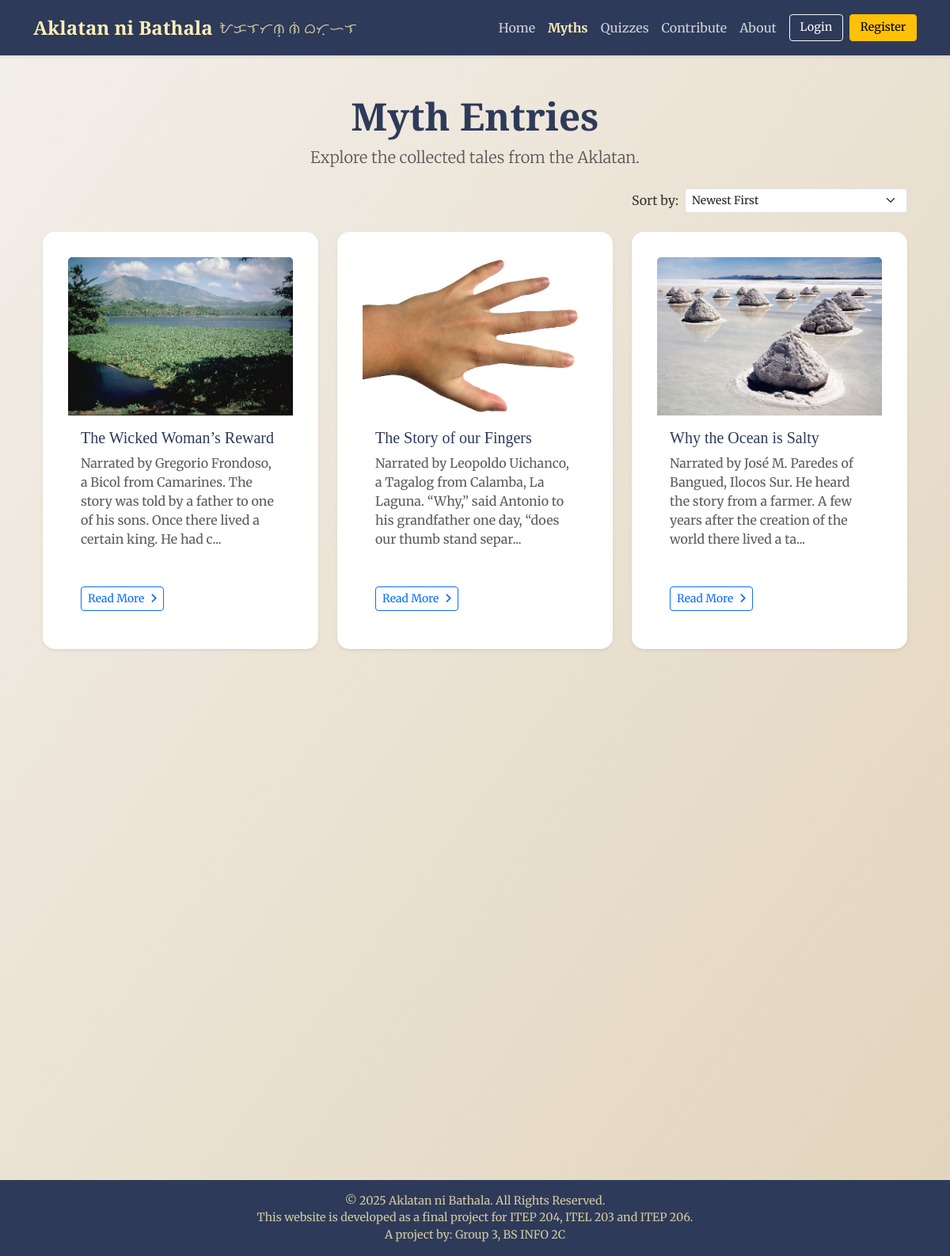
Page /myths.php on the committed database.
### tables this page shows
CREATE TABLE `myth_files` (
  `file_id` int(11) NOT NULL,
  `myth_id` int(11) NOT NULL,
  `original_filename` varchar(255) NOT NULL,
  `stored_filename` varchar(255) NOT NULL,
  `file_path` varchar(255) NOT NULL,
  `file_type` varchar(100) NOT NULL,
  `file_size` int(11) NOT NULL,
  `description` text DEFAULT NULL,
  `upload_timestamp` timestamp NOT NULL DEFAULT current_timestamp()
);

CREATE TABLE `myths` (
  `id` int(11) NOT NULL,
  `title` varchar(255) NOT NULL,
  `content` text NOT NULL,
  `image_url` varchar(255) DEFAULT NULL,
  `created_at` timestamp NOT NULL DEFAULT current_timestamp(),
  `user_id` int(11) NOT NULL
);

### myths.php (the view, shortened to what this page needs)
<?php
require_once 'header.php';
$myths = [];
$sortOptions = [
    'newest' => 'Newest First',
    'oldest' => 'Oldest First',
    'title_asc' => 'Title (A-Z)',
    'title_desc' => 'Title (Z-A)'
];
$currentSort = 'newest';
$orderByClause = 'ORDER BY m.created_at DESC';
try {
    $pdo = connect_db();
    if ($pdo) {
        $sql = "SELECT
                    m.id,
                    m.title,
                    m.content,
                    m.created_at, -- Need this for sorting
                    mf.file_path,
                    mf.original_filename
                FROM
                    myths m
                LEFT JOIN
                    myth_files mf ON m.id = mf.myth_id
                $orderByClause";
        $stmt = $pdo->prepare($sql);
        $stmt->execute();
        $myths = $stmt->fetchAll(PDO::FETCH_ASSOC);
    } else {
        $errorMessage = "Database connection failed.";
    }
} catch (PDOException $e) {
     if (strpos($e->getMessage(), 'Base table or view not found') !== false && strpos($e->getMessage(), 'myths') !== false) {
         $errorMessage = "Could not find myth data.";
         error_log("Myth Listing Error: 'myths' table not found.");
    } else {
        $errorMessage = "Database error fetching myths: " . $e->getMessage();
        error_log("Myth Listing Error: " . $e->getMessage());
    }
} catch (Exception $e) {
    $errorMessage = "Could not fetch myth data due to a configuration issue: " . $e->getMessage();
    error_log("Myth Listing Error: " . $e->getMessage());
}
?>
<div class="text-center my-4">
    <h1 class="display-5 fw-bold" style="font-family: 'Playfair Display', serif; color: #2e3a59;">Myth Entries</h1>
    <p class="lead text-muted">Explore the collected tales from the Aklatan.</p>
</div>
<div class="container mb-4">
    <div class="row justify-content-end">
        <div class="col-md-6 col-lg-4">
             <form action="myths.php" method="GET" class="d-flex align-items-center">
                 <label for="sortSelect" class="form-label me-2 mb-0 text-nowrap">Sort by:</label>
                 <select class="form-select form-select-sm" id="sortSelect" name="sort" onchange="this.form.submit()">
                     <?php foreach ($sortOptions as $key => $value): ?>
                         <option value="<?php echo $key; ?>" <?php if ($currentSort === $key) echo 'selected'; ?>>
                             <?php echo $value; ?>
                         </option>
                     <?php endforeach; ?>
                 </select>
             </form>
        </div>
    </div>
</div>
<div class="container mb-5"> <?php  ?>
    <div class="row row-cols-1 row-cols-md-2 row-cols-lg-3 g-4">
        <?php if (!empty($myths)): ?>
            <?php foreach ($myths as $myth): ?>
                <?php
                $mythId = $myth['id'];
                $mythTitle = htmlspecialchars($myth['title']);
                $mythExcerpt = htmlspecialchars(substr(strip_tags($myth['content'] ?? ''), 0, 150)) . (strlen(strip_tags($myth['content'] ?? '')) > 150 ? '...' : '');
                $imageUrl = null;
                if (!empty($myth['file_path'])) {
                     $imgExtensions = ['jpg', 'jpeg', 'png', 'gif', 'webp'];
                     $fileExt = strtolower(pathinfo($myth['file_path'], PATHINFO_EXTENSION));
                     if (in_array($fileExt, $imgExtensions)) {
                         $imageUrl = 'admin/' . htmlspecialchars($myth['file_path']);
                     }
                }
                $detailUrl = "viewMythDetails.php?id=" . $mythId;
                ?>
                <div class="col">
                    <div class="card h-100 shadow-sm content-section border-0 scroll-fade-in">
                         <a href="<?php echo $detailUrl; ?>">
                            <img src="<?php echo $imageUrl; ?>" class="card-img-top" alt="<?php echo $mythTitle; ?> image" style="height: 200px; object-fit: cover;">
                         </a>
                        <div class="card-body d-flex flex-column">
                            <h5 class="card-title"><?php echo $mythTitle; ?></h5>
                            <p class="card-text text-muted flex-grow-1"><?php echo $mythExcerpt; ?></p>
                            <a href="<?php echo $detailUrl; ?>" class="btn btn-sm btn-outline-primary mt-auto align-self-start">Read More <i class="fas fa-angle-right ms-1"></i></a>
                        </div>
                    </div>
                </div>
            <?php endforeach; ?>
        <?php endif; ?>
    </div>
</div>
<?php require_once 'footer.php'; ?>

### header.php (shortened to what this page needs)
<?php
$protocol = (!empty($_SERVER['HTTPS']) && $_SERVER['HTTPS'] !== 'off' || $_SERVER['SERVER_PORT'] == 443) ? "https://" : "http://";
$host = $_SERVER['HTTP_HOST'];
$script_dir_root = str_replace('\\', '/', dirname($_SERVER['SCRIPT_NAME']));
$base_path = rtrim($script_dir_root, '/');
$base_asset_url = $protocol . $host . $base_path . '/assets';
$isUserLoggedIn = isset($_SESSION['user_id']);
$loggedInUsername = $isUserLoggedIn ? htmlspecialchars($_SESSION['user_username']) : 'Guest';
?>
<!DOCTYPE html>
<html lang="en">
<head>
    <link href="https://cdn.jsdelivr.net/npm/bootstrap@5.3.0-alpha1/dist/css/bootstrap.min.css" rel="stylesheet" />
    <link href="https://cdnjs.cloudflare.com/ajax/libs/font-awesome/6.4.0/css/all.min.css" rel="stylesheet">
    <link rel="stylesheet" href="<?php echo $base_asset_url; ?>/css/main.css">
</head>
<body class="d-flex flex-column min-vh-100">
    <nav class="navbar navbar-expand-lg navbar-dark site-header sticky-top shadow-sm">
        <div class="container">
            <a class="navbar-brand d-flex align-items-center" href="index.php">
                <span class="navbar-brand-title">Aklatan ni Bathala</span>
                <span class="navbar-brand-baybayin ms-2">ᜀᜃᜎᜆᜈ᜔ ᜈᜒ ᜊᜆ᜔ᜑᜎ</span>
            </a>
            <div class="collapse navbar-collapse" id="mainNavbar">
                <ul class="navbar-nav ms-auto mb-2 mb-lg-0 align-items-lg-center">
                    <li class="nav-item">
                        <a class="nav-link" href="index.php">Home</a>
                    </li>
                    <li class="nav-item">
                        <a class="nav-link" href="myths.php">Myths</a>
                    </li>
                    <li class="nav-item">
                        <a class="nav-link" href="quizzes.php">Quizzes</a>
                    </li>
                     <li class="nav-item">
                        <a class="nav-link" href="submitMyth.php">Contribute</a>
                    </li>
                    <li class="nav-item">
                        <a class="nav-link" href="about.php">About</a>
                    </li>
                    <?php if ($isUserLoggedIn): ?>
                        <li class="nav-item dropdown">
                            <a class="nav-link dropdown-toggle" href="#" id="userDropdown" role="button" data-bs-toggle="dropdown" aria-expanded="false">
                                <i class="fas fa-user-circle me-1"></i> <?php echo $loggedInUsername; ?>
                            </a>
                            <ul class="dropdown-menu dropdown-menu-end" aria-labelledby="userDropdown">
                                 <li><a class="dropdown-item" href="profile.php"><i class="fas fa-user-cog fa-fw me-2"></i>My Profile</a></li>
                                 <li><hr class="dropdown-divider"></li>
                                <li><a class="dropdown-item" href="logout.php" onclick="return confirm('Are you sure you want to log out?');">
                                    <i class="fas fa-sign-out-alt fa-fw me-1"></i> Logout
                                    </a>
                                </li>
                            </ul>
                        </li>
                    <?php else: ?>
                         <li class="nav-item ms-lg-2">
                             <a class="btn btn-outline-light btn-sm" href="login.php">Login</a>
                         </li>
                         <li class="nav-item ms-lg-2">
                              <a class="btn btn-warning btn-sm" href="register.php">Register</a>
                         </li>
                    <?php endif; ?>
                </ul>
            </div>
        </div>
    </nav>
    <main class="flex-grow-1 site-content">
        <div class="container py-4">

### footer.php (shortened to what this page needs)
</div>
    </main>
    <footer class="site-footer mt-auto py-3 text-center">
        <div class="container">
            <span class="footer-text">© <?php echo date("Y"); ?> Aklatan ni Bathala. All Rights Reserved.
            <br>
             This website is developed as a final project for ITEP 204, ITEL 203 and ITEP 206.
             <br>
            A project by: Group 3, BS INFO 2C
        </span>
        </div>
    </footer>
</body>
</html>

### assets/css/main.css (style rules this page uses)
body { background: linear-gradient(to bottom right, #f3efea, #e2d4bb); font-family: 'Merriweather', serif; color: #333; margin: 0; padding: 0; }
.site-content { flex-grow: 1; }
.content-section { background-color: #ffffff; padding: 2rem; border-radius: 15px; box-shadow: 0 8px 24px rgba(0, 0, 0, 0.08); margin-bottom: 2rem; border: none; transition: transform 0.3s ease, box-shadow 0.3s ease; }
.content-section h1, .content-section h2, .content-section h3, .content-section h4, .content-section h5 { font-family: 'Playfair Display', serif; color: #2e3a59; }
.site-header { background-color: #2e3a59; padding-top: 0.75rem; padding-bottom: 0.75rem; }
.navbar-brand-title { font-family: 'Playfair Display', serif; font-weight: 700; font-size: 1.5rem; color: #fcefb4 !important; }
.navbar-brand-baybayin { font-family: 'Noto Sans Tagalog', sans-serif; font-size: 1.1rem; color: rgba(252, 239, 180, 0.8) !important; }
.navbar .nav-link { color: rgba(255, 255, 255, 0.75); font-weight: 500; transition: color 0.2s ease; padding-left: 0.75rem; padding-right: 0.75rem; }
.navbar .nav-link.active { color: #fcefb4; font-weight: 700; }
.navbar .btn-sm { padding: 0.3rem 0.8rem; font-size: 0.9rem; }
.site-footer { background-color: #2e3a59; font-size: 0.9rem; }
.footer-text { color: rgba(252, 239, 180, 0.8); }
a { color: #1a2a4a; text-decoration: none; transition: color 0.2s ease; }
.scroll-fade-in { opacity: 0; transform: translateY(30px); transition: opacity 0.7s cubic-bezier(0.645, 0.045, 0.355, 1), transform 0.7s cubic-bezier(0.645, 0.045, 0.355, 1); }
.scroll-fade-in.visible { opacity: 1; transform: translateY(0); }

### rows in the picture
myth_files: file_path (picture), myth.title "The Wicked Woman’s Reward", myth.content "Narrated by Gregorio Frondoso, a Bicol from Camarines. The story was told by a father to one of his sons. Once there lived a certain king. He had c..."
myth_files: file_path (picture), myth.title "The Story of our Fingers", myth.content "Narrated by Leopoldo Uichanco, a Tagalog from Calamba, La Laguna. “Why,” said Antonio to his grandfather one day, “does our thumb stand separ..."
myth_files: file_path (picture), myth.title "Why the Ocean is Salty", myth.content "Narrated by José M. Paredes of Bangued, Ilocos Sur. He heard the story from a farmer. A few years after the creation of the world there lived a ta..."

### other values in the picture
form field sort "Newest First"
